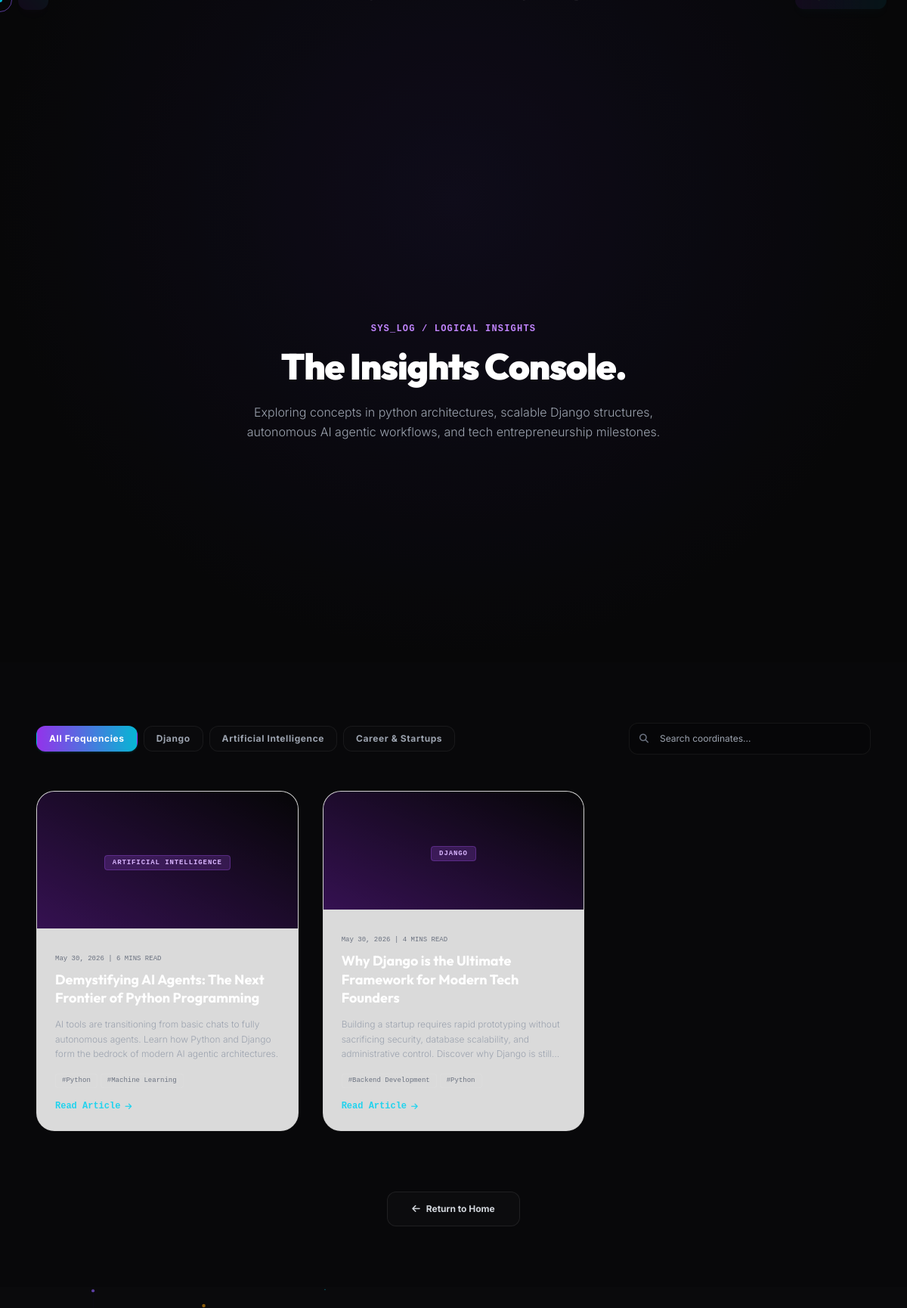
Screenshot of /blog/ with the database file from the repository.
### blog/models.py (models this page shows, shortened)
class Category(models.Model):
    name = models.CharField(max_length=100)
    slug = models.SlugField(unique=True, blank=True)
    class Meta:
        verbose_name_plural = "Categories"

class Post(models.Model):
    STATUS_CHOICES = [
        ('draft', 'Draft'),
        ('published', 'Published'),
    ]
    title = models.CharField(max_length=200)
    slug = models.SlugField(unique=True, blank=True)
    excerpt = models.TextField(help_text="A short summary of this post for list views.")
    content = models.TextField(help_text="Full markdown or HTML text of the post.")
    featured_image = models.ImageField(upload_to='blog/images/', blank=True, null=True)
    category = models.ForeignKey(Category, on_delete=models.SET_NULL, null=True, related_name='posts')
    tags = models.ManyToManyField(Tag, related_name='posts', blank=True)
    created_at = models.DateTimeField(auto_now_add=True)
    updated_at = models.DateTimeField(auto_now=True)
    status = models.CharField(max_length=10, choices=STATUS_CHOICES, default='draft')
    read_time_minutes = models.IntegerField(default=5, help_text="Estimated minutes to read")
    views_count = models.IntegerField(default=0)
    class Meta:
        ordering = ['-created_at']

class Tag(models.Model):
    name = models.CharField(max_length=100)
    slug = models.SlugField(unique=True, blank=True)

### blog/views.py (the view)
# urls.py: path('', views.post_list, name='list'),
def post_list(request):
    posts = Post.objects.filter(status='published').order_by('-created_at')
    categories = Category.objects.all()
    tags = Tag.objects.all()
    category_slug = request.GET.get('category')
    current_category = None
    if category_slug:
        current_category = get_object_or_404(Category, slug=category_slug)
        posts = posts.filter(category=current_category)
    tag_slug = request.GET.get('tag')
    current_tag = None
    if tag_slug:
        current_tag = get_object_or_404(Tag, slug=tag_slug)
        posts = posts.filter(tags=current_tag)
    query = request.GET.get('q')
    if query:
        posts = posts.filter(
            Q(title__icontains=query) |
            Q(excerpt__icontains=query) |
            Q(content__icontains=query)
        ).distinct()
    context = {
        'posts': posts,
        'categories': categories,
        'tags': tags,
        'current_category': current_category,
        'current_tag': current_tag,
        'search_query': query,
    }
    return render(request, 'blog/list.html', context)

### templates/blog/list.html (shortened to what this page needs)
{% extends 'base.html' %}
{% load static %}
{% block content %}
<section class="relative min-h-[40vh] flex items-center justify-center pt-32 overflow-hidden bg-radial-universe">
    <div class="absolute inset-0 bg-black/30 z-[2]"></div>
    <div class="max-w-4xl mx-auto px-6 w-full text-center relative z-10 hero-stagger">
        <span class="text-xs font-mono font-bold tracking-widest text-purple-400 uppercase">SYS_LOG / LOGICAL INSIGHTS</span>
        <h1 class="font-outfit font-black text-4xl md:text-5xl text-white mt-4 mb-6 tracking-tight">The Insights Console.</h1>
        <p class="text-base text-gray-400 font-light leading-relaxed max-w-xl mx-auto">
            Exploring concepts in python architectures, scalable Django structures, autonomous AI agentic workflows, and tech entrepreneurship milestones.
        </p>
    </div>
</section>
<section class="py-20 bg-[#08080A]">
    <div class="max-w-6xl mx-auto px-6">
        <div class="flex flex-col md:flex-row justify-between items-center gap-6 mb-12">
            <div class="flex flex-wrap gap-2 select-none">
                <a href="{% url 'blog:list' %}" class="px-4 py-2 rounded-xl text-xs font-bold tracking-wider transition-all duration-300 border
                    {% if not current_category and not current_tag %}bg-gradient-to-r from-purple-600 to-cyan-500 text-white border-transparent shadow shadow-cyan-500/20{% else %}bg-white/[0.01] border-white/[0.06] text-gray-400 hover:text-white{% endif %}">
                    All Frequencies
                </a>
                {% for cat in categories %}
                <a href="{% url 'blog:list' %}?category={{ cat.slug }}" class="px-4 py-2 rounded-xl text-xs font-bold tracking-wider transition-all duration-300 border
                    {% if current_category.slug == cat.slug %}bg-gradient-to-r from-purple-600 to-cyan-500 text-white border-transparent shadow shadow-cyan-500/20{% else %}bg-white/[0.01] border-white/[0.06] text-gray-400 hover:text-white{% endif %}">
                    {{ cat.name }}
                </a>
                {% endfor %}
            </div>
            <form action="{% url 'blog:list' %}" method="GET" class="w-full md:w-80 relative">
                <input type="text" name="q" value="{{ search_query|default:'' }}" placeholder="Search coordinates..." class="w-full px-4 py-3 bg-black/[0.2] border border-white/[0.06] rounded-xl focus:outline-none focus:border-purple-500 focus:ring-1 focus:ring-purple-500 text-xs transition-all duration-300 text-white pl-10">
                <button type="submit" class="absolute left-3.5 top-1/2 -translate-y-1/2 text-gray-500 text-xs hover:text-white">
                    <i class="fas fa-search"></i>
                </button>
            </form>
        </div>
        <div class="grid grid-cols-1 md:grid-cols-3 gap-8">
            {% for post in posts %}
            <article class="cyber-card rounded-3xl overflow-hidden flex flex-col justify-between h-[450px]" data-cursor-text="READ">
                <div class="h-48 bg-gradient-to-tr from-purple-900 to-zinc-950 flex items-center justify-center relative select-none">
                    <div class="absolute inset-0 bg-black/40"></div>
                    <div class="relative z-10 px-6 text-center">
                        <span class="px-2.5 py-1 rounded bg-purple-500/20 border border-purple-500/30 text-[9px] font-mono font-bold text-purple-300 uppercase tracking-widest select-none">{{ post.category.name }}</span>
                    </div>
                </div>
                <div class="p-6 flex-1 flex flex-col justify-between">
                    <div>
                        <span class="text-[9px] font-mono text-gray-500">{{ post.created_at|date:"M d, Y" }} | {{ post.read_time_minutes }} MINS READ</span>
                        <h3 class="font-outfit font-bold text-lg text-white mt-2 mb-3 leading-snug hover:text-cyan-400 transition-colors">
                            <a href="{% url 'blog:detail' post.slug %}">{{ post.title }}</a>
                        </h3>
                        <p class="text-xs text-gray-400 font-light leading-relaxed mb-4 line-clamp-3">{{ post.excerpt }}</p>
                    </div>
                    <div class="flex flex-col space-y-4">
                        <div class="flex flex-wrap gap-1">
                            {% for tag in post.tags.all %}
                            <a href="{% url 'blog:list' %}?tag={{ tag.slug }}" class="text-[9px] font-mono text-gray-500 hover:text-white transition-colors bg-white/[0.02] border border-white/[0.05] px-2 py-0.5 rounded">
                                #{{ tag.name }}
                            </a>
                            {% endfor %}
                        </div>
                        <a href="{% url 'blog:detail' post.slug %}" class="text-xs font-mono font-bold text-cyan-400 hover:text-cyan-300 flex items-center space-x-1.5 w-fit">
                            <span>Read Article</span>
                            <i class="fas fa-arrow-right text-[10px]"></i>
                        </a>
                    </div>
                </div>
            </article>
            {% empty %}
            <p class="text-gray-500 text-center col-span-3 font-mono py-12">No articles match your search parameters. Launch the admin panel to seed new articles!</p>
            {% endfor %}
        </div>
        <div class="text-center mt-20">
            <a href="/" class="cursor-magnetic px-8 py-3.5 rounded-xl bg-white/[0.02] border border-white/[0.08] hover:bg-white/[0.05] text-xs font-bold text-gray-300 hover:text-white transition-colors duration-300 inline-flex items-center space-x-2">
                <i class="fas fa-arrow-left"></i>
                <span>Return to Home</span>
            </a>
        </div>
    </div>
</section>
{% endblock %}

### templates/base.html (shortened to what this page needs)
{% load static %}
<!DOCTYPE html>
<html lang="en" class="dark">
<head>
    <link rel="stylesheet" href="https://cdnjs.cloudflare.com/ajax/libs/font-awesome/6.4.0/css/all.min.css">
    <script src="https://cdn.tailwindcss.com"></script>
    <link rel="stylesheet" href="{% static 'css/custom.css' %}">
</head>
<body class="bg-[#0A0A0C] text-gray-100 font-sans overflow-x-hidden selection:bg-purple-500 selection:text-white transition-colors duration-300">
    <div id="custom-cursor" class="hidden md:block"></div>
    <header class="fixed top-0 left-0 w-full z-50 transition-all duration-500" id="main-header">
        <div class="max-w-7xl mx-auto px-6 py-4 flex justify-between items-center">
            <a href="/" class="flex items-center space-x-3 group cursor-magnetic select-none">
                <div class="w-10 h-10 rounded-xl bg-gradient-to-tr from-purple-600 to-cyan-400 flex justify-center items-center font-outfit font-black text-lg text-white shadow-lg shadow-purple-500/20 group-hover:scale-105 transition-transform duration-300">
                </div>
                <span class="font-outfit font-bold text-lg tracking-wider bg-gradient-to-r from-white to-gray-400 bg-clip-text text-transparent group-hover:from-purple-400 group-hover:to-cyan-400 transition-all duration-500">
                </span>
            </a>
            <nav class="hidden md:flex items-center space-x-1 bg-white/[0.03] dark:bg-black/[0.15] border border-white/[0.05] rounded-full px-8 py-2 backdrop-blur-xl">
                <a href="/#about" class="px-4 py-1 text-sm font-medium hover:text-cyan-400 transition-colors cursor-magnetic">About</a>
                <a href="/#skills" class="px-4 py-1 text-sm font-medium hover:text-cyan-400 transition-colors cursor-magnetic">Skills</a>
                <a href="/#projects" class="px-4 py-1 text-sm font-medium hover:text-cyan-400 transition-colors cursor-magnetic">Projects</a>
                <a href="/#timeline" class="px-4 py-1 text-sm font-medium hover:text-cyan-400 transition-colors cursor-magnetic">Timeline</a>
                <a href="/#gallery" class="px-4 py-1 text-sm font-medium hover:text-cyan-400 transition-colors cursor-magnetic">Gallery</a>
                <a href="/#blog" class="px-4 py-1 text-sm font-medium hover:text-cyan-400 transition-colors cursor-magnetic">Insights</a>
                <a href="/#contact" class="px-4 py-1 text-sm font-medium hover:text-cyan-400 transition-colors cursor-magnetic">Contact</a>
            </nav>
            <div class="flex items-center space-x-4">
                <button id="theme-toggle" class="w-10 h-10 rounded-xl bg-white/[0.03] border border-white/[0.05] hover:bg-white/[0.08] flex justify-center items-center cursor-magnetic transition-all duration-300">
                </button>
                <a href="/dashboard/" class="hidden sm:flex px-5 py-2.5 rounded-xl bg-gradient-to-r from-purple-600 to-cyan-500 hover:from-purple-500 hover:to-cyan-400 text-sm font-bold tracking-wide text-white shadow-lg shadow-cyan-500/25 transition-all duration-300 scale-95 hover:scale-100 hover:shadow-cyan-400/40 cursor-magnetic">
                </a>
            </div>
        </div>
    </header>
    <main class="relative z-10 min-h-screen">
        {% block content %}{% endblock %}
    </main>
</body>
</html>

### static/css/custom.css (style rules this page uses)
html { scroll-behavior: initial; }
body { -webkit-font-smoothing: antialiased; -moz-osx-font-smoothing: grayscale; text-rendering: optimizeLegibility; }
#custom-cursor { width: 32px; height: 32px; border: 1px solid rgba(139, 92, 246, 0.4); border-radius: 50%; position: fixed; transform: translate(-50%, -50%); pointer-events: none; z-index: 10000; transition: width 0.3s, height 0.3s, background-color 0.3s, border-color 0.3s, transform 0.1s ease-out; background-color: transparent; display: flex; justify-content: center; align-items: center; font-size: 8px; font-weight: 700; letter-spacing: 0.15em; color: white; }
.cyber-card { background: rgba(17, 17, 22, 0.7); border: 1px solid rgba(255, 255, 255, 0.03); transition: all 0.5s cubic-bezier(0.23, 1, 0.32, 1); position: relative; overflow: hidden; }
.cyber-card::before { content: ''; position: absolute; top: 0; left: 0; width: 100%; height: 100%; background: linear-gradient(135deg, rgba(139, 92, 246, 0.08), transparent 50%); opacity: 0; transition: opacity 0.5s ease; pointer-events: none; }
.bg-radial-universe { background: radial-gradient(circle at 50% 30%, #151125 0%, #0A0A0C 70%); }
html.light { --tw-bg-opacity: 1; background-color: #F3F4F6 !important; color: #1F2937 !important; }
html.light .cyber-card { background: rgba(255, 255, 255, 0.85); border-color: rgba(0, 0, 0, 0.04); }
html.light #custom-cursor { border-color: rgba(139, 92, 246, 0.6); }

### rows the page displays
Category: name "Django"
Category: name "Artificial Intelligence"
Category: name "Career & Startups"
Post: category.name "ARTIFICIAL INTELLIGENCE", created_at "May 30, 2026", read_time_minutes "6", title "Demystifying AI Agents: The Next Frontier of Python Programming", excerpt "AI tools are transitioning from basic chats to fully autonomous agents. Learn how Python and Django form the bedrock of modern AI agentic architectures."
Tag: name "Python"
Tag: name "Machine Learning"
Post: category.name "DJANGO", created_at "May 30, 2026", read_time_minutes "4", title "Why Django is the Ultimate Framework for Modern Tech Founders", excerpt "Building a startup requires rapid prototyping without sacrificing security, database scalability, and administrative control. Discover why Django is…"
Tag: name "Backend Development"
